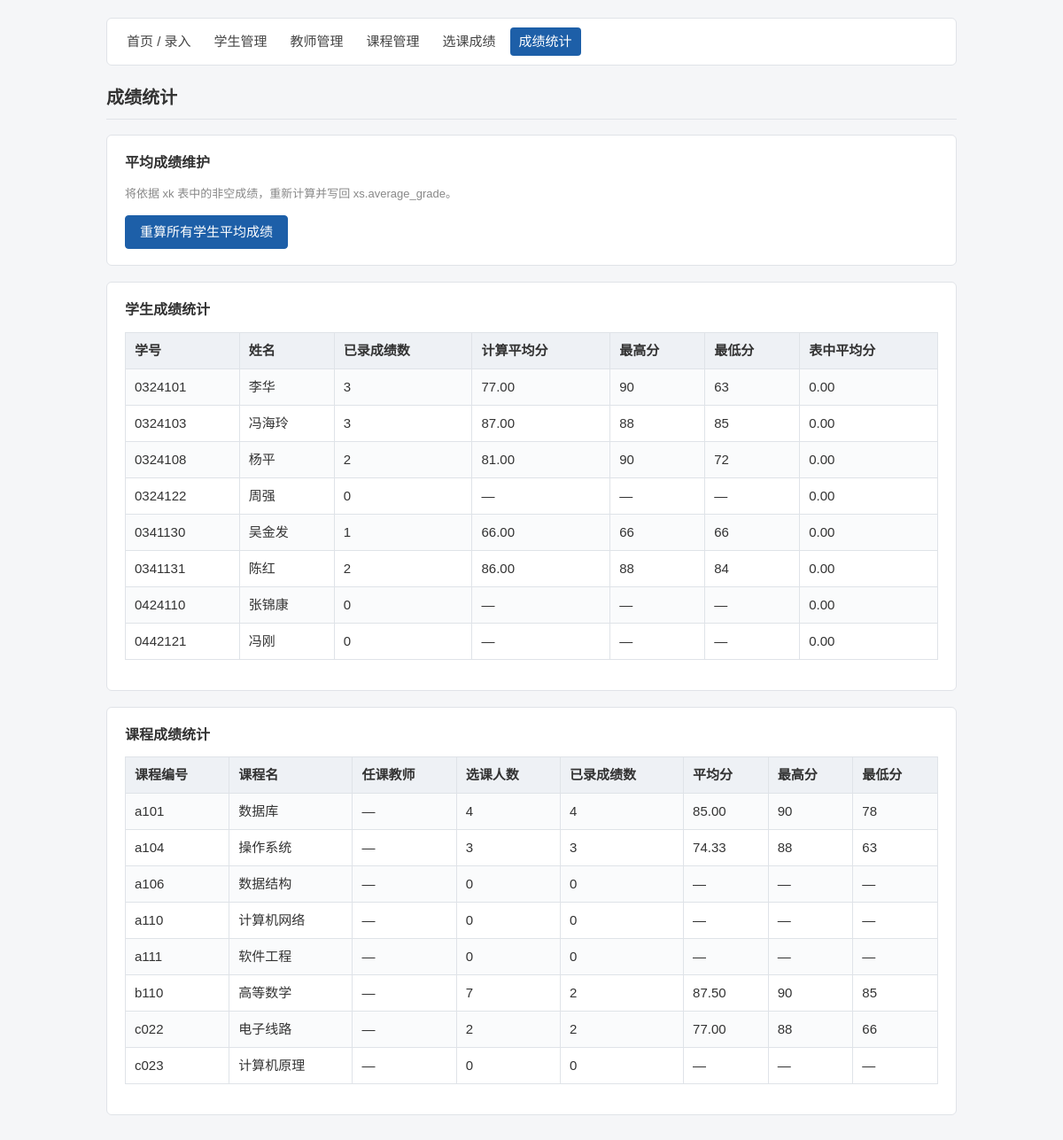
The app's page /stats.php with its own data.
### tables this page shows
CREATE TABLE `xs` (
  `xh` varchar(20) NOT NULL,
  `xm` varchar(10) DEFAULT NULL,
  `xb` tinyint(1) DEFAULT NULL,
  `csrq` date DEFAULT NULL,
  `loan_price` float DEFAULT NULL COMMENT '贷款金额',
  `average_grade` float DEFAULT '0' COMMENT '平均成绩',
  PRIMARY KEY (`xh`)
);

CREATE TABLE `kc` (
  `kcbh` varchar(20) NOT NULL,
  `kcm` varchar(20) DEFAULT NULL,
  `rkjs` varchar(20) DEFAULT NULL COMMENT '任课教师',
  PRIMARY KEY (`kcbh`),
  KEY `kc_js` (`rkjs`),
  CONSTRAINT `kc_js` FOREIGN KEY (`rkjs`) REFERENCES `js` (`gh`) ON DELETE CASCADE ON UPDATE CASCADE
);

### includes/db.php (called while the page is built, shortened)
<?php
function h($value) {
    return htmlspecialchars((string)$value, ENT_QUOTES, 'UTF-8');
}

### stats.php (the view, shortened to what this page needs)
<?php
require __DIR__ . '/includes/db.php';
require __DIR__ . '/includes/layout.php';
$studentStats = $conn->query('SELECT s.xh, s.xm, s.average_grade,
                                     COUNT(x.cj) AS graded_count,
                                     ROUND(AVG(x.cj), 2) AS calc_avg,
                                     MAX(x.cj) AS max_score,
                                     MIN(x.cj) AS min_score
                              FROM xs s
                              LEFT JOIN xk x ON s.xh = x.xh
                              GROUP BY s.xh, s.xm, s.average_grade
                              ORDER BY s.xh');
$courseStats = $conn->query('SELECT c.kcbh, c.kcm, j.xm AS teacher_name,
                                    COUNT(x.xh) AS student_count,
                                    COUNT(x.cj) AS graded_count,
                                    ROUND(AVG(x.cj), 2) AS avg_score,
                                    MAX(x.cj) AS max_score,
                                    MIN(x.cj) AS min_score
                             FROM kc c
                             LEFT JOIN js j ON c.rkjs = j.gh
                             LEFT JOIN xk x ON c.kcbh = x.kcbh
                             GROUP BY c.kcbh, c.kcm, j.xm
                             ORDER BY c.kcbh');
?>
<div class="card">
  <h3>平均成绩维护</h3>
  <p class="muted">将依据 xk 表中的非空成绩，重新计算并写回 xs.average_grade。</p>
  <form method="post" action="stats.php">
    <input type="submit" value="重算所有学生平均成绩">
  </form>
</div>
<div class="card">
  <h3>学生成绩统计</h3>
  <table>
    <tr>
      <th>学号</th>
      <th>姓名</th>
      <th>已录成绩数</th>
      <th>计算平均分</th>
      <th>最高分</th>
      <th>最低分</th>
      <th>表中平均分</th>
    </tr>
<?php while ($row = $studentStats->fetch_assoc()): ?>
    <tr>
      <td><?= h($row['xh']) ?></td>
      <td><?= h($row['xm']) ?></td>
      <td><?= h($row['graded_count']) ?></td>
      <td><?= $row['calc_avg'] === null ? '—' : h($row['calc_avg']) ?></td>
      <td><?= $row['max_score'] === null ? '—' : h($row['max_score']) ?></td>
      <td><?= $row['min_score'] === null ? '—' : h($row['min_score']) ?></td>
      <td><?= h(number_format((float)$row['average_grade'], 2)) ?></td>
    </tr>
<?php endwhile; ?>
  </table>
</div>
<div class="card">
  <h3>课程成绩统计</h3>
  <table>
    <tr>
      <th>课程编号</th>
      <th>课程名</th>
      <th>任课教师</th>
      <th>选课人数</th>
      <th>已录成绩数</th>
      <th>平均分</th>
      <th>最高分</th>
      <th>最低分</th>
    </tr>
<?php while ($row = $courseStats->fetch_assoc()): ?>
    <tr>
      <td><?= h($row['kcbh']) ?></td>
      <td><?= h($row['kcm']) ?></td>
      <td><?= h($row['teacher_name'] ?: '—') ?></td>
      <td><?= h($row['student_count']) ?></td>
      <td><?= h($row['graded_count']) ?></td>
      <td><?= $row['avg_score'] === null ? '—' : h($row['avg_score']) ?></td>
      <td><?= $row['max_score'] === null ? '—' : h($row['max_score']) ?></td>
      <td><?= $row['min_score'] === null ? '—' : h($row['min_score']) ?></td>
    </tr>
<?php endwhile; ?>
  </table>
</div>

### style.css (style rules this page uses)
* { box-sizing: border-box; }
body { margin: 0; background: #f5f6f8; color: #333; font-family: "Microsoft YaHei", "PingFang SC", Arial, sans-serif; font-size: 15px; line-height: 1.6; }
h3 { margin: 0 0 12px; font-size: 16px; }
.card, .form-card { padding: 18px 20px; margin-bottom: 18px; background: #fff; border: 1px solid #e0e3e8; border-radius: 6px; }
.btn, input[type="submit"], input[type="reset"] { padding: 6px 16px; margin-right: 6px; border: 1px solid #1d5fa8; border-radius: 4px; background: #1d5fa8; color: #fff; font: inherit; cursor: pointer; }
table { width: 100%; border-collapse: collapse; margin-bottom: 16px; background: #fff; }
th, td { padding: 8px 10px; border: 1px solid #dfe3e8; text-align: left; }
th { background: #eef1f5; font-weight: 600; }
tr:nth-child(even) td { background: #fafbfc; }
.muted { color: #888; font-size: 13px; }

### records on screen
xs: xh "0324101", xm "李华", graded_count "3", calc_avg "77.00", max_score "90", min_score "63", average_grade "0.00"
xs: xh "0324103", xm "冯海玲", graded_count "3", calc_avg "87.00", max_score "88", min_score "85", average_grade "0.00"
xs: xh "0324108", xm "杨平", graded_count "2", calc_avg "81.00", max_score "90", min_score "72", average_grade "0.00"
xs: xh "0324122", xm "周强", graded_count "0", average_grade "0.00"
xs: xh "0341130", xm "吴金发", graded_count "1", calc_avg "66.00", max_score "66", min_score "66", average_grade "0.00"
xs: xh "0341131", xm "陈红", graded_count "2", calc_avg "86.00", max_score "88", min_score "84", average_grade "0.00"
xs: xh "0424110", xm "张锦康", graded_count "0", average_grade "0.00"
xs: xh "0442121", xm "冯刚", graded_count "0", average_grade "0.00"
kc: kcbh "a101", kcm "数据库", teacher_name "—", student_count "4", graded_count "4", avg_score "85.00", max_score "90", min_score "78"
kc: kcbh "a104", kcm "操作系统", teacher_name "—", student_count "3", graded_count "3", avg_score "74.33", max_score "88", min_score "63"
kc: kcbh "a106", kcm "数据结构", teacher_name "—", student_count "0", graded_count "0"
kc: kcbh "a110", kcm "计算机网络", teacher_name "—", student_count "0", graded_count "0"
kc: kcbh "a111", kcm "软件工程", teacher_name "—", student_count "0", graded_count "0"
kc: kcbh "b110", kcm "高等数学", teacher_name "—", student_count "7", graded_count "2", avg_score "87.50", max_score "90", min_score "85"
kc: kcbh "c022", kcm "电子线路", teacher_name "—", student_count "2", graded_count "2", avg_score "77.00", max_score "88", min_score "66"
kc: kcbh "c023", kcm "计算机原理", teacher_name "—", student_count "0", graded_count "0"

### other values on screen
$item[1] "首页 / 录入"
$item[1] "学生管理"
$item[1] "教师管理"
$item[1] "课程管理"
$item[1] "选课成绩"
$item[1] "成绩统计"
$title "成绩统计"
